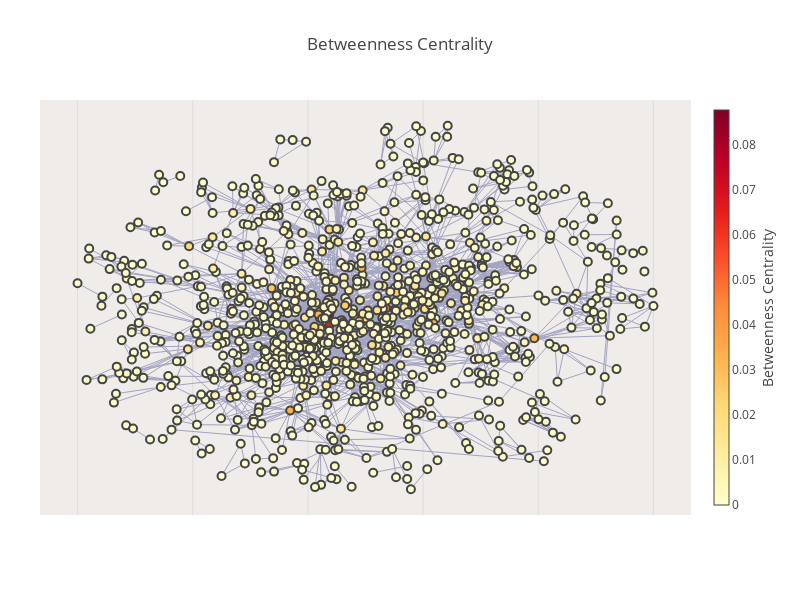

The notebook cell this image was saved under:
### Markdown cell above
## Betweenness Centrality

### Code cell
fig = plot_ly(subgraph, "Betweenness Centrality", measures[2], "Betweenness", colorscale='YIOrRd')
iplot(fig, filename="Betweenness Centrality")

### Figure 1 — Plotly figure (JSON) as saved in the notebook; plotly's stock layout.template omitted (floating-point values rounded to 4 significant figures; data arrays with more than 128 entries replaced by an {"elided": "..."} marker saying what was removed)
{"data": [{"hoverinfo": "none", "line": {"color": "#a3a3c2", "width": 1}, "mode": "lines", "type": "scatter", "x": {"elided": "8490 float values"}, "y": {"elided": "8490 float values"}}, {"hoverinfo": "text", "marker": {"color": {"elided": "998 float values"}, "colorbar": {"thickness": 15, "title": "Betweenness Centrality", "titleside": "right", "xanchor": "left"}, "colorscale": "YIOrRd", "line": {"width": 2}, "reversescale": true, "showscale": true, "size": 8}, "mode": "markers", "name": "", "opacity": 1, "text": {"elided": "998 str values"}, "type": "scatter", "x": {"elided": "998 float values"}, "y": {"elided": "998 float values"}}], "layout": {"autosize": false, "font": {}, "height": 600, "hovermode": "closest", "margin": {"b": 85, "l": 40, "pad": 0, "r": 40, "t": 100}, "plot_bgcolor": "#EFECEA", "showlegend": false, "title": "Betweenness Centrality", "width": 800, "xaxis": {"showline": false, "showticklabels": false, "title": "", "titlefont": {"color": "#7f7f7f", "size": 14}, "zeroline": false}, "yaxis": {"showgrid": false, "showline": false, "showticklabels": false, "title": "", "zeroline": false}}}
